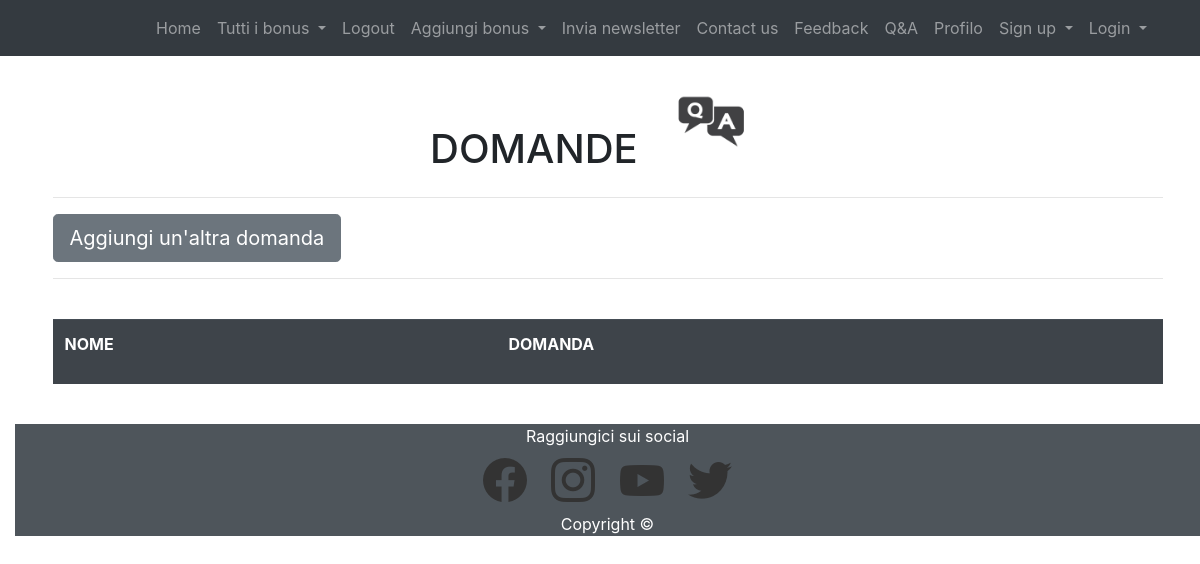
Before: /question (signed in) with the older database file.
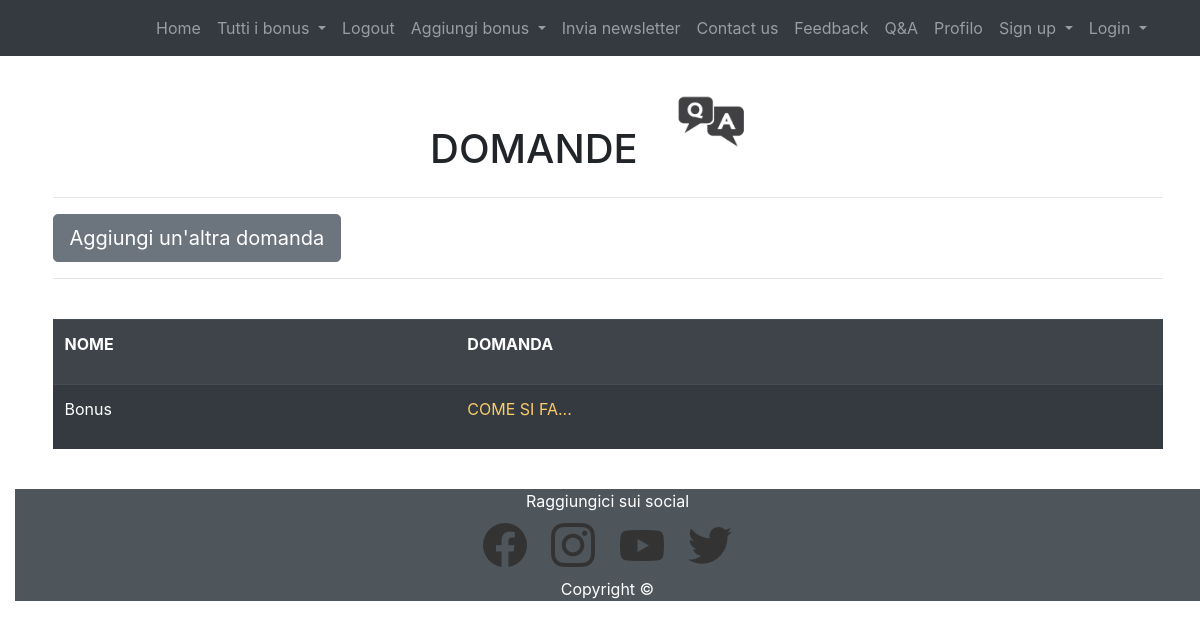
After: the same page with the newer database file.
### model.py (models this page shows, shortened)
class questions(db.Model):
    __tablename__ = 'question'
    _id = db.Column("id" , db.Integer , primary_key=True)
    username = db.Column(db.String(100))
    question = db.Column(db.String(1000))

### app.py (the view)
@app.route('/question' , methods=["POST", "GET"])
@login_required
def question():
    query = questions.query.all()
    return render_template('questions.html', values= query)

### app.py (called while the page is built)
@login_manager.user_loader
def load_user(user_id):
    if session['user']:
        return User.query.get(int(user_id))
    else:
        return Firm.query.get(int(user_id))

### templates/questions.html
{% extends "layoutChat.html" %}
{% block question %}
      <div class="titleBlock"><h1 style="text-align: center" class="titleText">DOMANDE</h1><div class="titleAnswer"></div></div>
         <hr>
            <button onclick="location.href='/Newquestion'" class="btn btn-secondary btn-lg" >Aggiungi un'altra domanda</button>
         <hr>
         <br>
         <table class="table table-dark table-striped">
                <tr>
                    <th><p>NOME</p></th>
                    <th><p>DOMANDA</p></th>
                </tr>
             {% for item in values %}
                <tr>
                    <td><p class="attributes">{{ item.username }}</p></td>
                    <td><p><a style="text-transform: uppercase" href="answer/{{ item._id }}">{{ item.question }}</a></p></td>
                </tr>
             {% endfor %}
         </table>
{%  endblock %}

Changed rows visible on the page:
added questions: username "Bonus", question "COME SI FA..."
